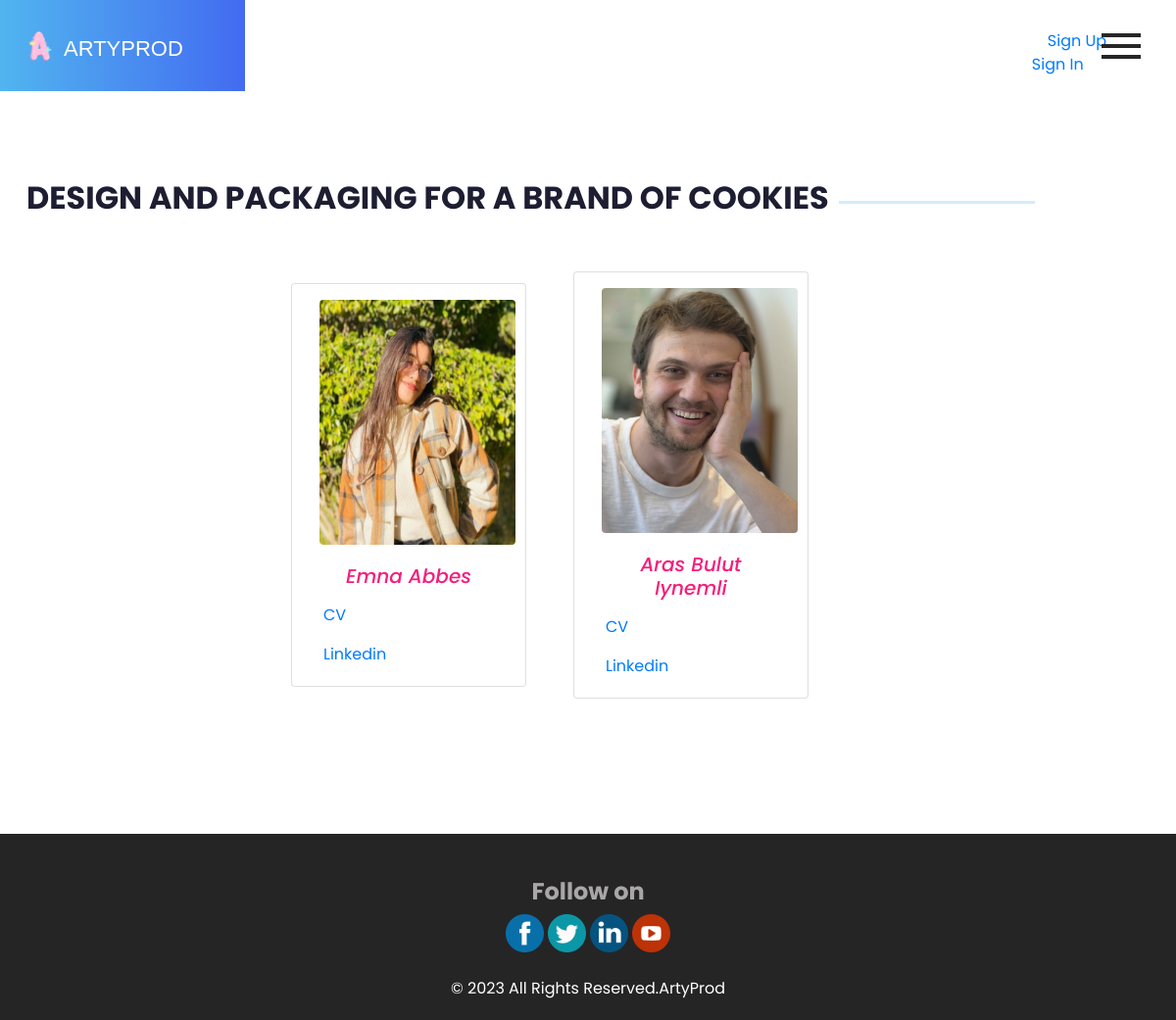
/equipe/1/, run on the app's committed database.
### myapp/models.py (models this page shows, shortened)
class Projet(models.Model):
    libelle = models.CharField(max_length=100)
    description = models.TextField()
    date_debut = models.DateField()
    date_fin = models.DateField()
    acheve = models.CharField(max_length=1, choices=(('o', 'Oui'), ('n', 'Non')))
    image=models.ImageField(default='default_image.jpg',upload_to='projet/')

class Personnel(models.Model):
    nom = models.CharField(max_length=100)
    fichier_CV = models.FileField(upload_to='personnel/cv/')
    fichier_photo = models.ImageField(upload_to='personnel/photos/')
    lien_linkedIn = models.URLField(blank=True)
    equipeID=models.ForeignKey(Equipe, on_delete=models.CASCADE)

### myapp/views.py (the view)
# urls.py: path('equipe/<int:id>/',views.equipe,name="equipe"),
def equipe(request,id):
    equipe=Equipe.objects.get(projetID=id)
    list=Personnel.objects.filter(equipeID=equipe.id)
    return render(request,'myapp/equipe.html',{'list':list,'name':equipe.projetID.libelle})

### myapp/templates/myapp/equipe.html (shortened to what this page needs)
{% load static %}
{% include 'myapp/base.html' %}
<section class="about_section layout_padding">
    <div class="container">
        <div class="row">
            <div class="heading_container">
                <h2 class="">
                    {{name}}
                </h2>
                <hr>
            </div>
            <div class="row dish_container mt-5 justify-content-center">
                {% for p in list %}
                <div class="card me-5 mb-5" style="width: 15rem; ">
                    <img src="/media/{{p.fichier_photo}}" class="card-img-top rounded ms-3 mt-3" alt="{{p.nom}}"
                        style="height:250px;width:200px;">
                    <div class="card-body">
                        <h5 class="card-title text-center cardtitle mb-3 fst-italic">{{p.nom}}</h5>
                        <p class="card-text"><a href="/media/{{p.fichier_CV}}" download>CV</a></p>
                        <p class="card-text"><a href="{{p.lien_linkedIn}}">Linkedin</a></p>
                    </div>
                </div>
                {% endfor %}
            </div>
        </div>
    </div>
</section>
{% include 'myapp/footer.html' %}
</body>
</html>

### myapp/static/css/style.css (style rules this page uses)
p { color: #272727; }
body { font-family: 'Poppins', sans-serif; color: #0c0c0c; background-color: #ffffff; }
.layout_padding { padding: 90px 0; }
.heading_container { display: -webkit-box; display: -ms-flexbox; display: flex; -webkit-box-align: center; -ms-flex-align: center; align-items: center; }
.heading_container h2 { font-weight: bold; color: #1d1e31; position: relative; text-transform: uppercase; }
.heading_container hr { margin: 0 10px; border: none; -webkit-box-flex: 1; -ms-flex: 1; flex: 1; max-width: 200px; height: 3px; background-color: #51b5ef; }
a, a:hover, a:focus { text-decoration: none; }
.about_section .row { -webkit-box-align: center; -ms-flex-align: center; align-items: center; }
.cardtitle { color: #F41F7C; }

### myapp/static/css/responsive.css (style rules this page uses)
@media (min-width: 1200px) { .container { max-width: 1170px; } }

### data on the page
Projet: libelle "DESIGN AND PACKAGING FOR A BRAND OF COOKIES"
Personnel: fichier_photo (picture), nom "Emna Abbes"
Personnel: fichier_photo (picture), nom "Aras Bulut Iynemli"
